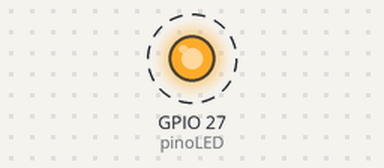
Recording of a sketch running on a simulated ESP32. Shown: output pins drawn as LEDs (lit = HIGH). Dashed ring = blinking.

Above: at 0.3 s.
Timing chart, 0 to 3.0 s (numbered marks = the images above):
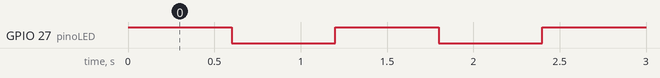

The sketch:

liga_desliga_led.ino
```cpp
int pinoLED = 27;

void setup() {
  pinMode(pinoLED, OUTPUT);
}

void loop() {
  digitalWrite(pinoLED, HIGH);
  delay(600);
  digitalWrite(pinoLED, LOW);
  delay(600);
}

//26, 18, 19, 15
```

Measured:
- by itself, GPIO 27 (pinoLED): alternates HIGH for 0.60 s and LOW for 0.60 s
